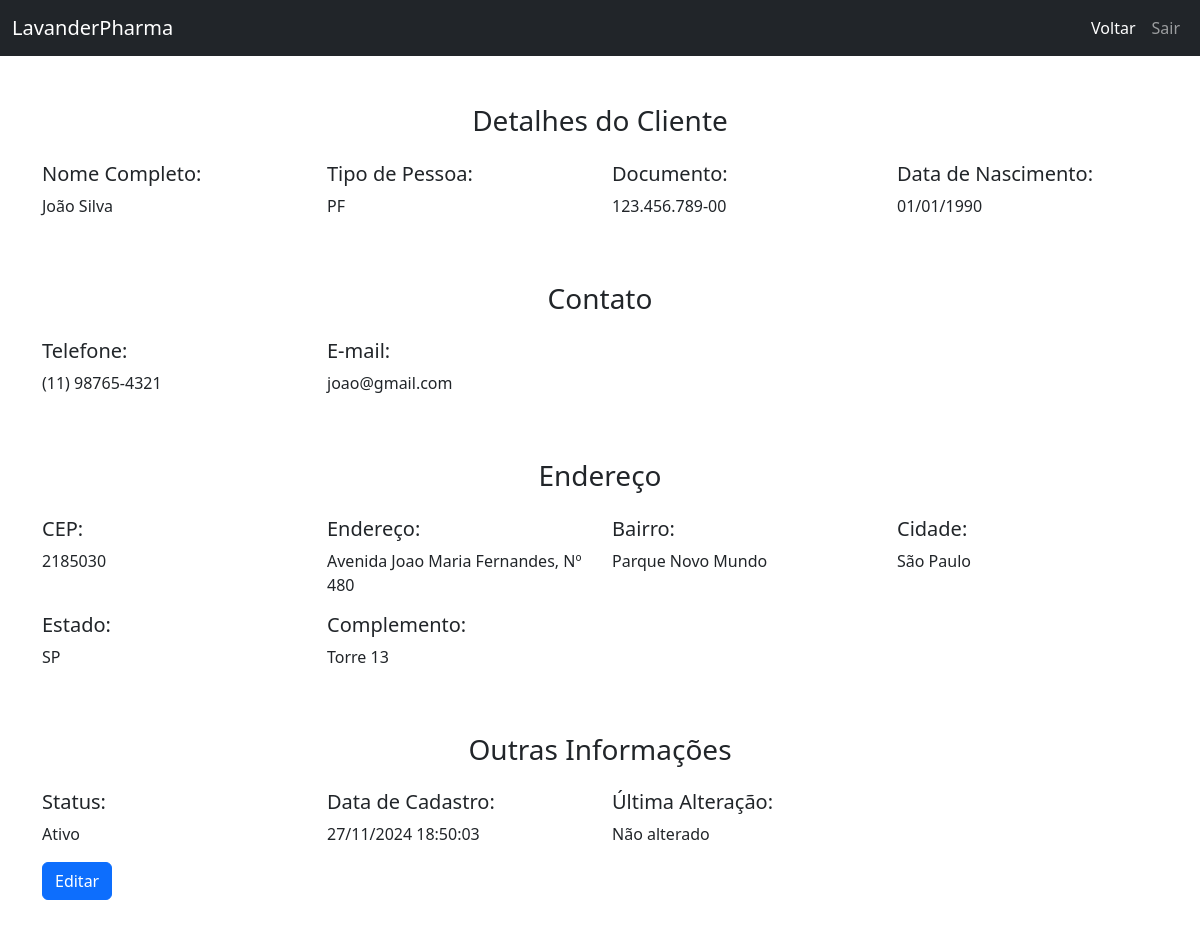
The page /sistema/Clientes/cliente_detalhes.php?codigo=1 (signed in) on the database its author committed.
### tables this page shows
CREATE TABLE IF NOT EXISTS `CLIENTES` (
    `ID_Cliente` INT AUTO_INCREMENT PRIMARY KEY NOT NULL,
    `Nome_Cliente` VARCHAR(255) DEFAULT NULL,
    `Tipo_Cliente` ENUM('PJ', 'PF') DEFAULT NULL,
    `Documento_Cliente` VARCHAR(18) DEFAULT NULL,
    `Tel_Cliente` VARCHAR(20) DEFAULT NULL,
    `Email_Cliente` VARCHAR(100) DEFAULT NULL,
    `Senha_Cliente` VARCHAR(100) DEFAULT NULL,
    `CEP` VARCHAR(10) DEFAULT NULL,
    `Endereco_Cliente` VARCHAR(255) DEFAULT NULL,
    `EndNumero_Cliente` VARCHAR(255) DEFAULT NULL,
    `Complemento_Cliente` VARCHAR(100) DEFAULT NULL,
    `Bairro_Cliente` VARCHAR(255) DEFAULT NULL,
    `Cidade_Cliente` VARCHAR(255) DEFAULT NULL,
    `Estado_Cliente` CHAR(2) DEFAULT NULL,
    `DataNasc_Cliente` DATE DEFAULT NULL,
    `Status_Cliente` ENUM('0', '1') DEFAULT NULL,
    `DataCadastro_Cliente` DATETIME DEFAULT NULL,
    `DataAlteracao_Cliente` DATETIME DEFAULT NULL,
    FOREIGN KEY (`CEP`) REFERENCES `CEPS` (`CEP`)
);

### sistema/Clientes/cliente_detalhes.php (the view, shortened to what this page needs)
<?php
include '../../dev/Exec/conexao.php';
if (isset($_GET['codigo'])) {
    $codigo_cliente = $_GET['codigo'];
    $sql = "SELECT * FROM CLIENTES WHERE ID_Cliente = ?";
    $stmt = $conn->prepare($sql);
    $stmt->bind_param("s", $codigo_cliente);
    $stmt->execute();
    $result = $stmt->get_result();
    if ($result->num_rows > 0) {
        $cliente = $result->fetch_assoc();
    }
    else{
        echo "Cliente não encontrado.";
        exit();
    }
}
else{
    echo "Código do cliente não fornecido.";
    exit();
}
?>
<!DOCTYPE html>
<html lang="pt-BR">
<head>
    <link href="https://cdn.jsdelivr.net/npm/bootstrap@5.3.0/dist/css/bootstrap.min.css" rel="stylesheet">
</head>
<body>
    <nav class='navbar navbar-expand-lg navbar-dark bg-dark'>
        <div class='container-fluid'>
            <a class='navbar-brand' href='#'>LavanderPharma</a>
            <div class='collapse navbar-collapse' id='navbarNav'>
                <ul class='navbar-nav ms-auto'>
                    <li class='nav-item'><a class='nav-link active' aria-current='page' href='index.php'>Voltar</a></li>
                    <li class='nav-item'><a class='nav-link' href="../../../dev/Exec/sair.php">Sair</a></li>
                </ul>
            </div>
        </div>
    </nav>
    <div class="container my-5">
        <h3 class="text-center mb-4">Detalhes do Cliente</h3>
        <div class="row">
            <div class="col-3">
                <h5>Nome Completo:</h5>
                <p><?php echo $cliente['Nome_Cliente']; ?></p>
            </div>
            <div class="col-3">
                <h5>Tipo de Pessoa:</h5>
                <p><?php echo $cliente['Tipo_Cliente']; ?></p>
            </div>
            <div class="col-3">
                <h5>Documento:</h5>
                <p><?php echo $cliente['Documento_Cliente']; ?></p>
            </div>
            <div class="col-3">
                <h5>Data de Nascimento:</h5>
                <p>
                    <?php
                        $dataNascimento = new DateTime($cliente['DataNasc_Cliente']);
                        echo $dataNascimento->format('d/m/Y');
                    ?>
                </p>
            </div>
        </div>
        <h3 class="text-center mb-4 mt-5">Contato</h3>
        <div class="row md-3">
            <div class="col-3">
                <h5>Telefone:</h5>
                <p><?php echo $cliente['Tel_Cliente']; ?></p>
            </div>
            <div class="col-3">
                <h5>E-mail:</h5>
                <p><?php echo $cliente['Email_Cliente']; ?></p>
            </div>
        </div>
        <h3 class="text-center mb-4 mt-5">Endereço</h3>
        <div class="row md-3">
            <div class="col-3">
                <h5>CEP:</h5>
                <p><?php echo $cliente['CEP']; ?></p>
            </div>
            <div class="col-3">
                <h5>Endereço:</h5>
                <p><?php echo $cliente['Endereco_Cliente']; ?>, Nº <?php echo $cliente['EndNumero_Cliente']; ?></p>
            </div>
            <div class="col-3">
                <h5>Bairro:</h5>
                <p><?php echo $cliente['Bairro_Cliente']; ?></p>
            </div>
            <div class="col-3">
                <h5>Cidade:</h5>
                <p><?php echo $cliente['Cidade_Cliente']; ?></p>
            </div>
            <div class="col-3">
                <h5>Estado:</h5>
                <p><?php echo $cliente['Estado_Cliente']; ?></p>
            </div>
            <div class="col-3">
                <h5>Complemento:</h5>
                <p><?php echo $cliente['Complemento_Cliente']; ?></p>
            </div>
        </div>
        <h3 class="text-center mb-4 mt-5">Outras Informações</h3>
        <div class="row md-3">
            <div class="col-3">
                <h5>Status:</h5>
                <p><?php echo ($cliente['Status_Cliente'] == '1') ? 'Ativo' : 'Inativo'; ?></p>
            </div>
            <div class="col-3">
                <h5>Data de Cadastro:</h5>
                <p>
                    <?php
                        $dataNascimento = new DateTime($cliente['DataCadastro_Cliente']);
                        echo $dataNascimento->format('d/m/Y H:i:s');
                    ?>
                </p>
            </div>
            <div class="col-3">
                <h5>Última Alteração:</h5>
                <p>
                    <?php
                        if (!empty($cliente['DataAlteracao_Cliente'])) {
                            $dataAlteracao = new DateTime($cliente['DataAlteracao_Cliente']);
                            echo $dataAlteracao->format('d/m/Y H:i:s');
                        } else {
                            echo "Não alterado";
                        }
                    ?>
                </p>
            </div>
        </div>
        <a href="cliente_editar.php?codigo=<?php echo $cliente['ID_Cliente']; ?>" class="btn btn-primary">Editar</a>
    </div>
</body>
</html>

### rows shown on the page
clientes: Nome_Cliente "João Silva", Tipo_Cliente "PF", Documento_Cliente "123.456.789-00", DataNasc_Cliente "01/01/1990", Tel_Cliente "(11) 98765-4321", Email_Cliente "joao@gmail.com", CEP "2185030", Endereco_Cliente "Avenida Joao Maria Fernandes", EndNumero_Cliente "480", Bairro_Cliente "Parque Novo Mundo", Cidade_Cliente "São Paulo", Estado_Cliente "SP", Complemento_Cliente "Torre 13", DataCadastro_Cliente "27/11/2024 18:50:03"
